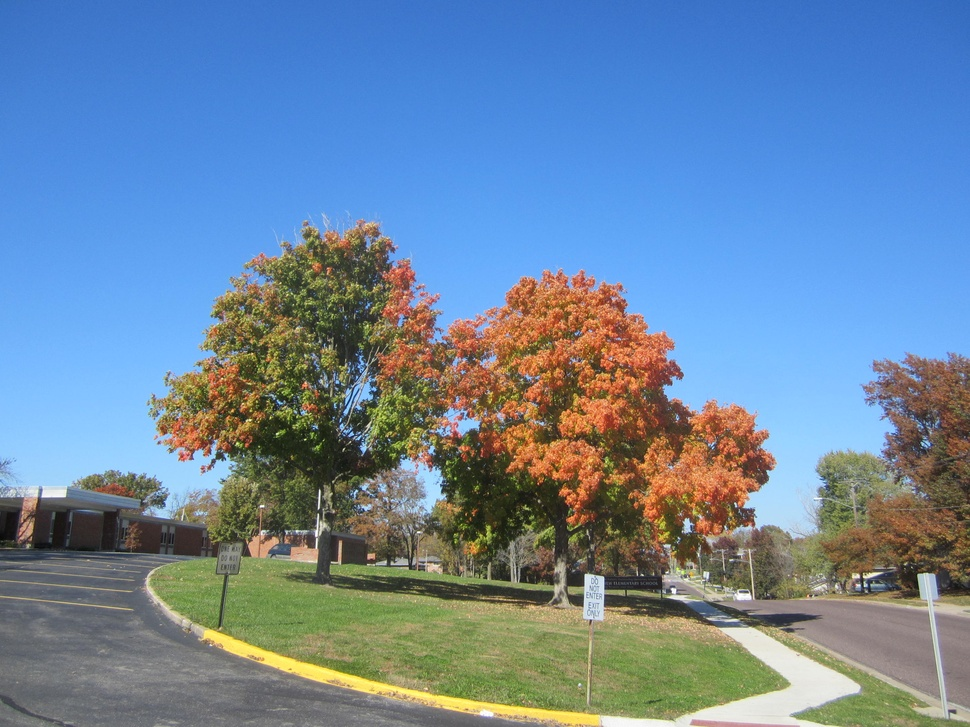
#> input picture Documents/Classes/Grad/Fall2021/CS7650/Assignment4/A4/Images/FairviewTree_IMG_4640.JPG, 970 x 727 px, shrunk from 2816 x 2112 before the run
$ python a4A.py Images/FairviewTree_IMG_4640.JPG
#> lines starting #> are read from the running program, lines starting #| are printed output that depends on the picture
import cv2
import matplotlib.pyplot as plt
import math
import sys

def main():
    # read in the image in
    img = cv2.imread(sys.argv[1], cv2.IMREAD_COLOR)
#> img is the input picture: shape (727, 970, 3); mean B, G, R 160.5, 134.7, 108.4

    # initialize images
    logimg = img

    # displaying the original image
    cv2.imshow('image', img)
    cv2.waitKey(0)

    b, g, r = img[1, 1]
#> b = 187; g = 112; r = 56

    # if the image is rgb
    if len(img.shape) == 3:
        # initialize the lists for each channel
        rcount = [0] * 256
        gcount = [0] * 256
        bcount = [0] * 256

        r2count = [0] * 32
        g2count = [0] * 32
        b2count = [0] * 32


        # loop through every pixel in the image
        for row in range(img.shape[0]):
            for col in range(img.shape[1]):
                # get the rgb values & increase the count of them
                b,g,r = (img[row, col])
                rcount[r] = rcount[r] + 1
                gcount[g] = gcount[g] + 1
                bcount[b] = bcount[b] + 1

                # get the 32 bin value and increase the count of them
                r2 = r % 32
                g2 = g % 32
                b2 = b % 32
                r2count[r2] = r2count[r2] + 1
                g2count[g2] = g2count[g2] + 1
                b2count[b2] = b2count[b2] + 1

                # calculate the log for each rgb value, account for 0
                if r != 0:
                    logr = math.log10(r/255) * 100
                else:
                    logr = 0
                if g != 0:
                    logg = math.log10(g/255) * 100
                else:
                    logg = 0
                if b != 0:
                    logb = math.log10(b/255) * 100
                else:
                    logb = 0
                # create the log image
                logimg[row, col] = logb, logg, logr
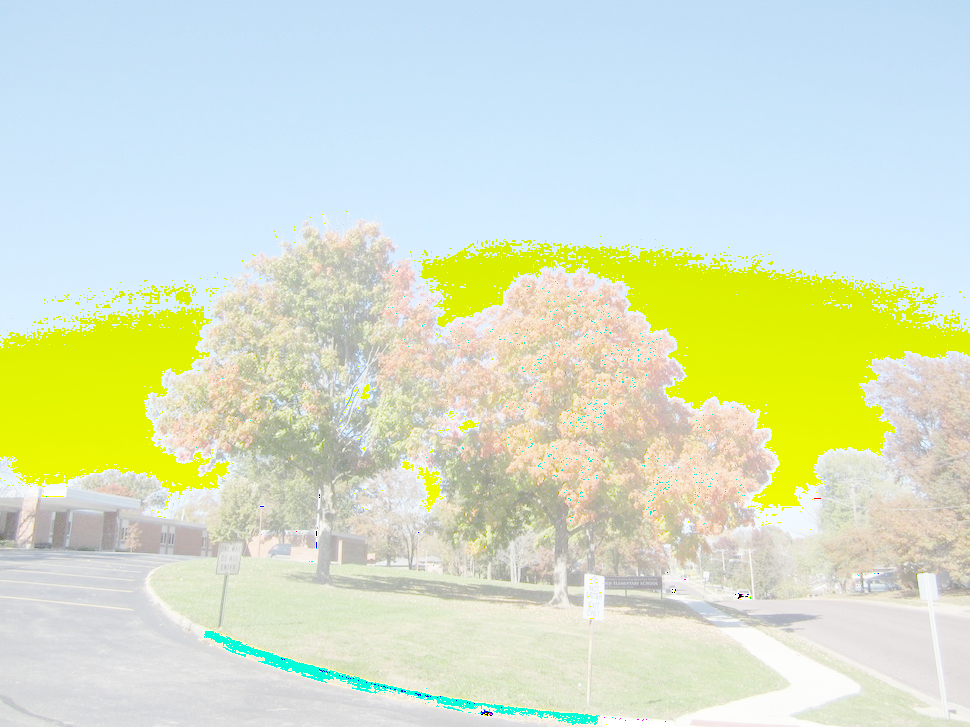
#> logimg: shape (727, 970, 3); mean B, G, R 200, 226.1, 214.6
#> after the loop, b2count = 32 values, max 49295 at index 31, min 16664 at index 2, mean 22037.2; bcount = 256 values, max 32792 at index 255, min 23 at index 1, mean 2754.6; g2count = 32 values, max 23718 at index 27, min 20562 at index 0, mean 22037.2; gcount = 256 values, max 8946 at index 137, min 0 at index 0, mean 2754.6; r2count = 32 values, max 28077 at index 31, min 19341 at index 21, mean 22037.2; rcount = 256 values, max 10738 at index 63, min 0 at index 0, mean 2754.6


        # display the log image
        cv2.imshow('log image', logimg)
        cv2.waitKey(0)


        # plot the original rgb histogram
        plt.plot(rcount, color = 'r')
        plt.plot(gcount, color = 'g')
        plt.plot(bcount, color = 'b')
        plt.show()
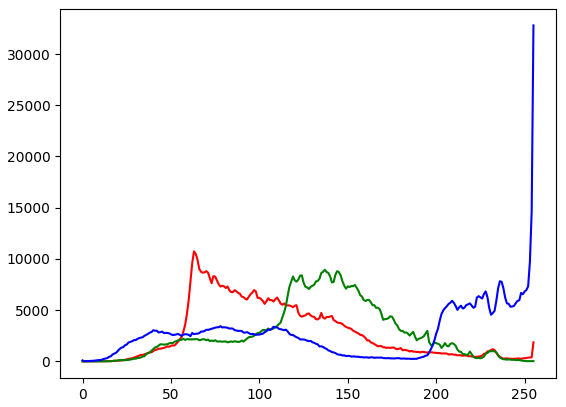
#> figure drawn by matplotlib, 1 panel; curve peaks at x = 63, y = 10738; curve peaks at x = 137, y = 8946; curve peaks at x = 255, y = 32792

        # plot the 32 bin rgb histogram
        plt.plot(r2count, color = 'r')
        plt.plot(g2count, color = 'g')
        plt.plot(b2count, color = 'b')
        plt.show()
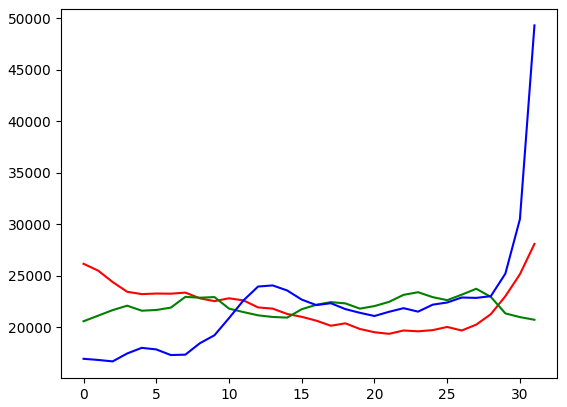
#> figure drawn by matplotlib, 1 panel; curve peaks at x = 31, y = 28077; curve peaks at x = 27, y = 23718; curve peaks at x = 31, y = 49295


    # if the image is grayscale
    else:
        img = cv2.imread(img, 0)

        # initialize lists
        count = [0] * 256
        x2count = [0] * 32

        # loop through all the pixels in the image
        for row in range(img.shape[0]):
            for col in range(img.shape[1]):
                # get pixel value and increase the count of that value
                x = img[row, col]
                count[x] = count[x] + 1

                # get pixel vales for 32 bins rather than 256
                x2 = x % 32
                x2count[x2] = x2count[x2] + 1

                # calculate log and create log image
                if x != 0:
                    logx = math.log10(x/255) * 100
                else:
                    logx = 0
                logimg[row, col] = logx


        # display the log image
        cv2.imshow('log image', logimg)
        cv2.waitKey(0)

        # plot the histogram
        plt.plot(count)
        plt.show()

        # plot the 32 bin histogram
        plt.plot(x2count)
        plt.show()


main()

$ run again, on Documents/Classes/Grad/Fall2021/CS7650/Assignment4/A4/Images/FairviewTree_IMG_4642-under-exposed.JPG
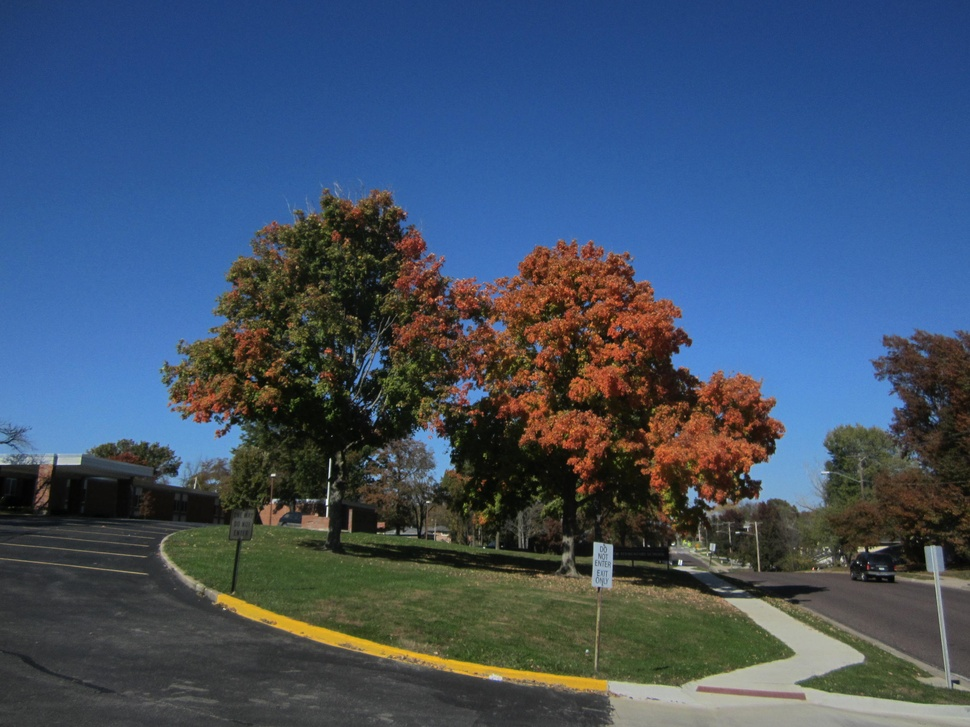
#> input picture Documents/Classes/Grad/Fall2021/CS7650/Assignment4/A4/Images/FairviewTree_IMG_4642-under-exposed.JPG, 970 x 727 px, shrunk from 2816 x 2112 before the run
#> in main, img is the input picture: shape (727, 970, 3); mean B, G, R 103.9, 81.7, 64.5
#> b = 107; g = 60; r = 32
#> after the loop in main, `for row in range(img.shape[0]):`:
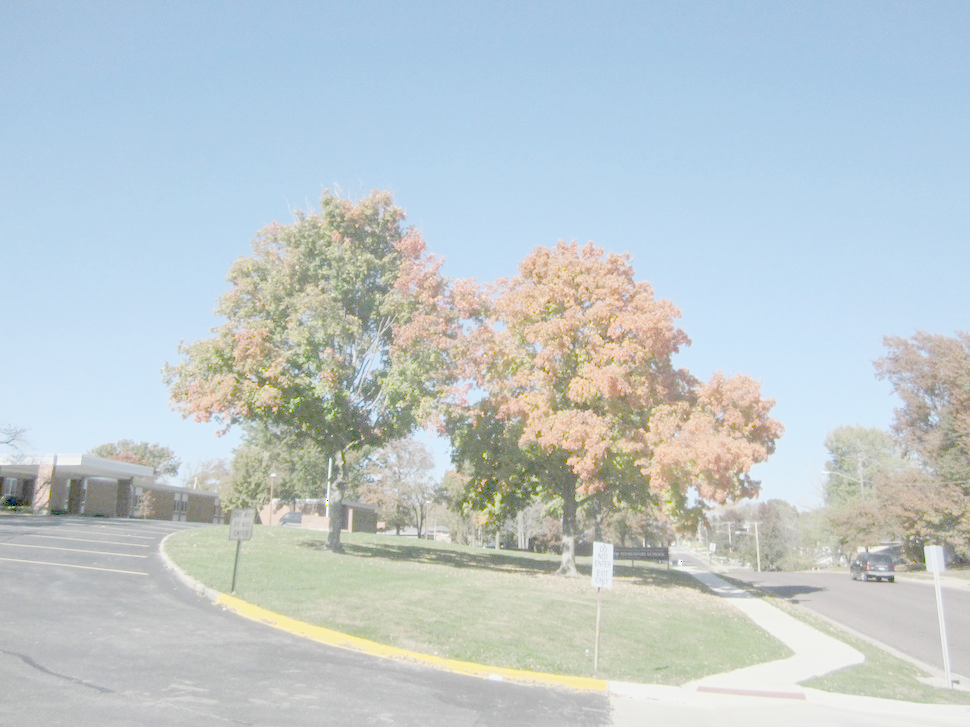
#> logimg: shape (727, 970, 3); mean B, G, R 205, 201.7, 190.3
#> after the loop in main, `for row in range(img.shape[0]):`: b2count = 32 values, max 24753 at index 9, min 19663 at index 26, mean 22037.2; bcount = 256 values, max 6848 at index 55, min 0 at index 236, mean 2754.6; g2count = 32 values, max 24840 at index 20, min 18599 at index 29, mean 22037.2; gcount = 256 values, max 11662 at index 69, min 0 at index 223, mean 2754.6; r2count = 32 values, max 29878 at index 3, min 17039 at index 29, mean 22037.2; rcount = 256 values, max 17888 at index 35, min 0 at index 240, mean 2754.6
#> in main, `plt.show()`:
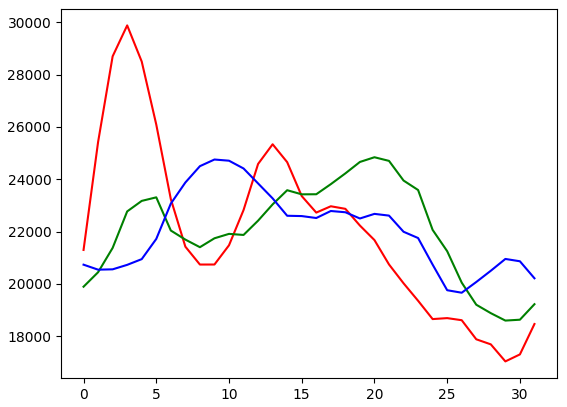
#> figure drawn by matplotlib, 1 panel; curve peaks at x = 3, y = 29878; curve peaks at x = 20, y = 24840; curve peaks at x = 9, y = 24753

$ run again, on Documents/Classes/Grad/Fall2021/CS7650/Assignment4/A4/Images/IMG_4611-leaves.JPG
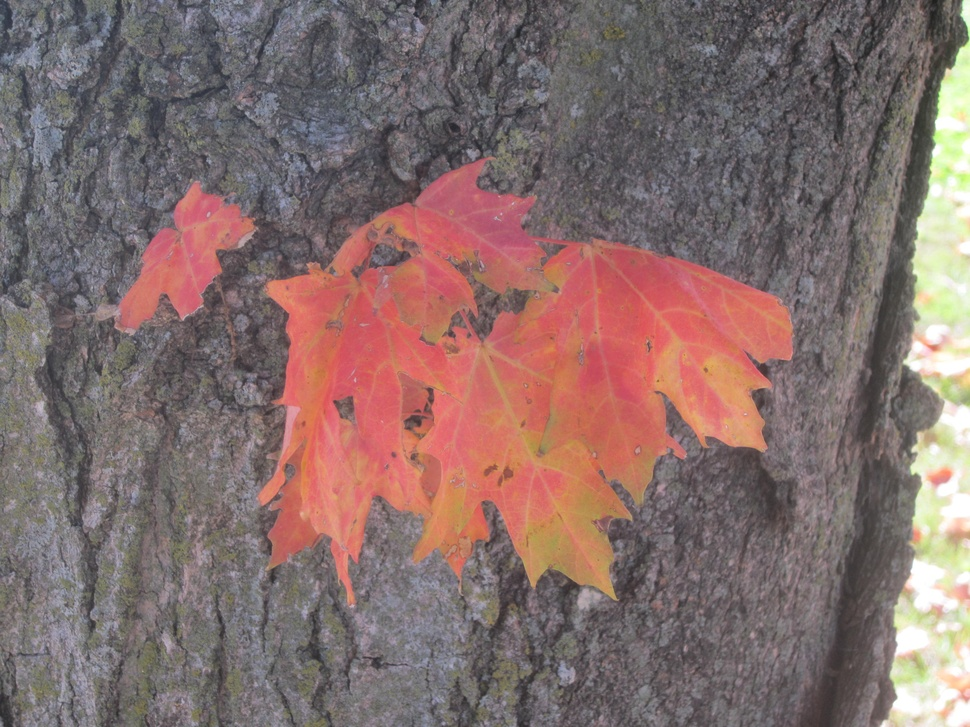
#> input picture Documents/Classes/Grad/Fall2021/CS7650/Assignment4/A4/Images/IMG_4611-leaves.JPG, 970 x 727 px, shrunk from 2816 x 2112 before the run
#> in main, img is the input picture: shape (727, 970, 3); mean B, G, R 107.7, 110.1, 132.8
#> b = 75; g = 63; r = 57
#> after the loop in main, `for row in range(img.shape[0]):`:
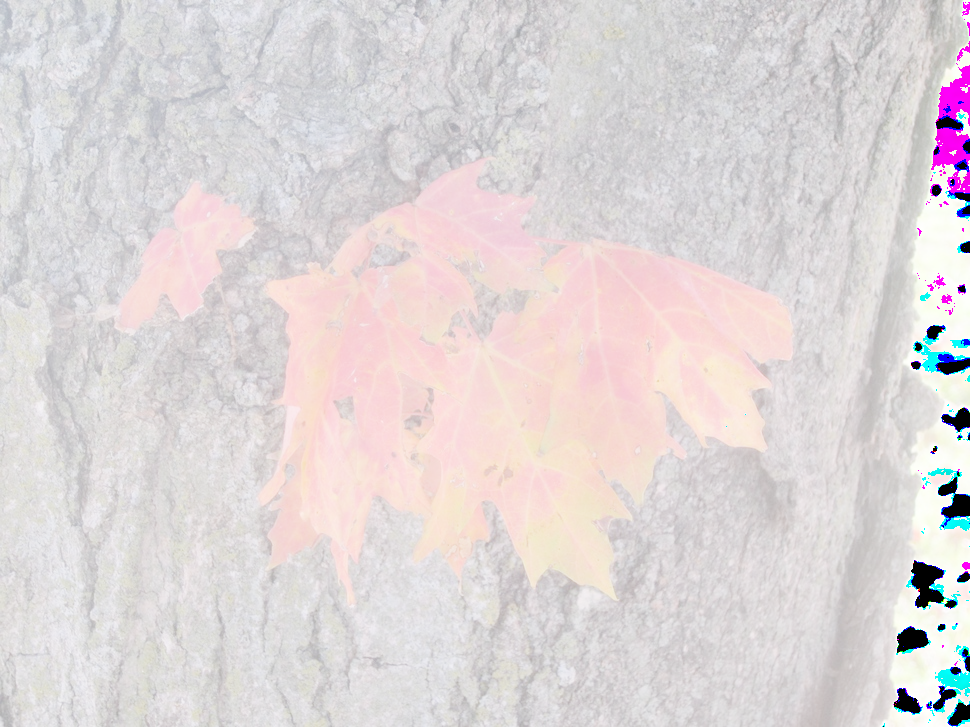
#> logimg: shape (727, 970, 3); mean B, G, R 215.9, 215, 222.1
#> after the loop in main, `for row in range(img.shape[0]):`: b2count = 32 values, max 24883 at index 31, min 21306 at index 13, mean 22037.2; bcount = 256 values, max 14085 at index 101, min 0 at index 0, mean 2754.6; g2count = 32 values, max 25591 at index 31, min 20913 at index 4, mean 22037.2; gcount = 256 values, max 12311 at index 110, min 0 at index 0, mean 2754.6; r2count = 32 values, max 26344 at index 31, min 20650 at index 9, mean 22037.2; rcount = 256 values, max 8656 at index 116, min 0 at index 0, mean 2754.6
#> in main, `plt.show()`:
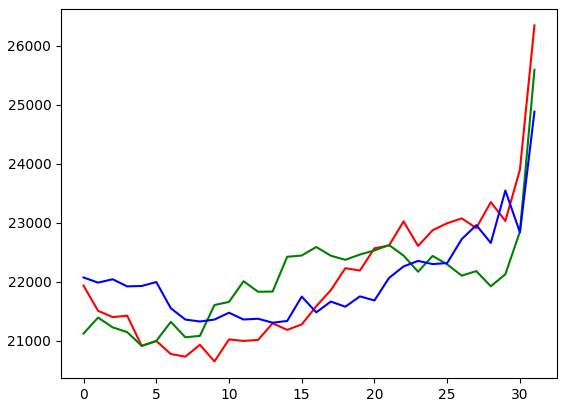
#> figure drawn by matplotlib, 1 panel; curve peaks at x = 31, y = 26344; curve peaks at x = 31, y = 25591; curve peaks at x = 31, y = 24883
